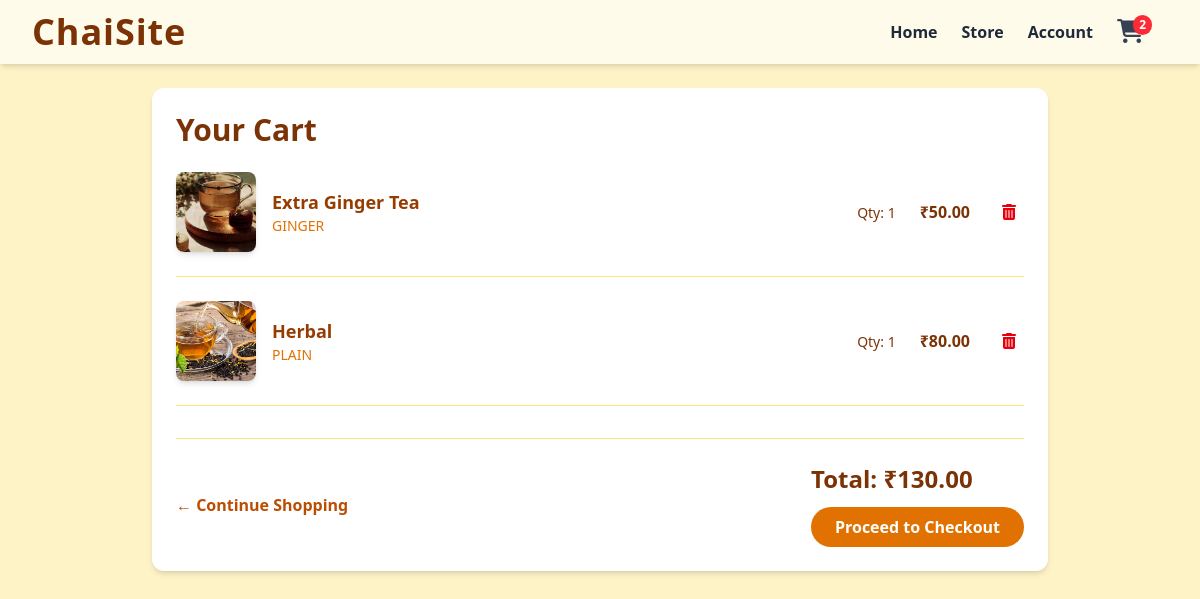
The app's page /cart/ (signed in) with its own data.
### cart/models.py (models this page shows, shortened)
class CartItem(models.Model):
    cart = models.ForeignKey(Cart, on_delete=models.CASCADE, related_name='items')
    chai = models.ForeignKey(ChaiVariety, on_delete=models.CASCADE)
    quantity = models.PositiveIntegerField(default=1)
    def total_price(self):
        return self.chai.price * self.quantity

class Cart(models.Model):
    user = models.OneToOneField(User, on_delete=models.CASCADE, related_name='cart')
    created_at = models.DateTimeField(auto_now_add=True)
    def total_price(self):
        return sum(item.total_price() for item in self.items.all())

### chai/models.py (models this page shows, shortened)
class ChaiVariety(models.Model):
    CHAI_TYPE_CHOICE=[
        ('ML','MASALA'),
        ('GR','GINGER'),
        ('KL','KIWI'),
        ('PL','PLAIN'),
        ('EL','ELAICHI'),
    ]
    name= models.CharField(max_length=100)
    image= models.ImageField(upload_to='chais/')
    date_addded=models.DateTimeField(default=timezone.now)
    type=models.CharField(max_length=2,choices=CHAI_TYPE_CHOICE)
    ingredients = models.TextField(blank=True, null=True)
    price = models.DecimalField(max_digits=6, decimal_places=2)
    reviewrating = models.FloatField(default=0.0)
    description= models.CharField(default= "no description yet")

### cart/views.py (the view)
# urls.py: path('',views.cart_view,name='cart'),
def cart_view(request):
    if not request.user.is_authenticated:
        return render(request, 'cart.html', {'cart': None})
    cart, created = Cart.objects.get_or_create(user=request.user)
    return render(request, 'cart.html', {
        'cart': cart
    })

### cart/context.py (called while the page is built)
def cart_context(request):
    if request.user.is_authenticated:
        cart = Cart.objects.filter(user=request.user).first()
    else:
        cart = None
    return {'cart': cart}

### cart/templates/cart.html (shortened to what this page needs)
{% extends "layout.html" %}
{% block content %}
<div class="max-w-4xl mx-auto bg-white rounded-xl shadow-md p-4 sm:p-6">
  <h1 class="text-2xl sm:text-3xl font-bold mb-6 text-amber-900 text-center sm:text-left">Your Cart</h1>
  {% if cart.items.all %}
    <div class="space-y-6">
      {% for item in cart.items.all %}
        <div class="flex flex-col sm:flex-row sm:items-center sm:justify-between gap-4 border-b border-amber-200 pb-6">
          <div class="flex gap-4 items-center">
            <img src="{{ item.chai.image.url }}" alt="{{ item.chai.name }}"
                class="w-20 h-20 rounded-lg object-cover shadow-md">
            <div>
              <h2 class="text-lg font-semibold text-amber-800">{{ item.chai.name }}</h2>
              <p class="text-sm text-amber-600 capitalize">{{ item.chai.get_type_display }}</p>
            </div>
          </div>
          <div class="flex justify-between sm:justify-end items-center w-full sm:w-auto gap-6 mt-2 sm:mt-0 px-2 sm:px-0">
            <div class="text-center sm:text-left">
              <span class="text-sm text-amber-900">Qty: {{ item.quantity }}</span>
            </div>
            <div class="text-center sm:text-right">
              <span class="text-base font-semibold text-amber-900">₹{{ item.total_price|floatformat:2 }}</span>
            </div>
            <form action="{% url 'remove_from_cart' item.id %}" method="post">
              <button type="submit" class="text-red-600 hover:text-red-800 transition p-2" title="Remove item">
                <i class="fas fa-trash-alt"></i>
              </button>
            </form>
          </div>
        </div>
      {% endfor %}
      <div class="flex flex-col sm:flex-row justify-between items-center mt-8 pt-6 border-t border-amber-200 text-center sm:text-left">
        <a href="{% url 'all_chai' %}" class="text-amber-700 font-semibold hover:text-amber-900 transition mb-4 sm:mb-0">
          ← Continue Shopping
        </a>
        <div>
          <p class="text-xl sm:text-2xl font-bold text-amber-900">Total: ₹{{ cart.total_price|floatformat:2 }}</p>
          <a href="{% url 'checkout' %}"
             class="inline-block mt-3 bg-amber-600 hover:bg-amber-700 text-white font-semibold py-2 px-6 rounded-full transition">
            Proceed to Checkout
          </a>
        </div>
      </div>
    </div>
  {% endif %}
</div>
{% endblock %}

### records on screen
CartItem: chai.image (picture), chai.name "Extra Ginger Tea", chai.type "GINGER", quantity "1", total_price "50.00"
CartItem: chai.image (picture), chai.name "Herbal", chai.type "PLAIN", quantity "1", total_price "80.00"
Cart: total_price "130.00"
